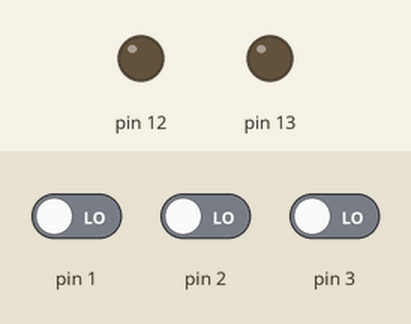
Recording of a sketch running on a simulated Arduino Uno, built with avr-gcc and run on an emulated ATmega328P. Parts: output pins drawn as LEDs (lit = HIGH). The test bench sets the inputs (shaded band); at power-on: pin 1 LOW, pin 2 LOW, pin 3 LOW.

Above: at 1.2 s.
1.3 s: pin 1 driven HIGH
At 2.4 s:
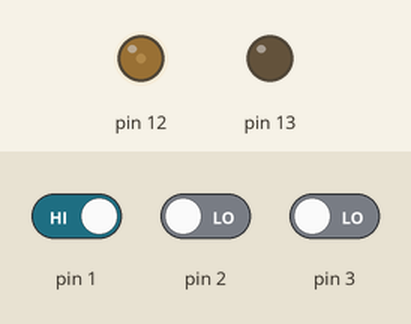
2.8 s: pin 2 driven HIGH
At 3.5 s:
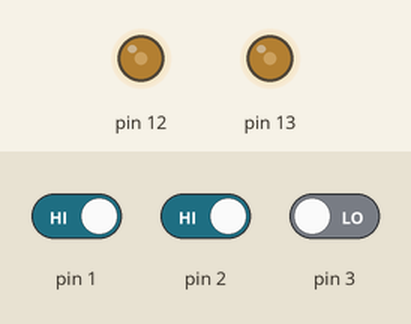
4.3 s: pin 3 driven HIGH
At 5.1 s:
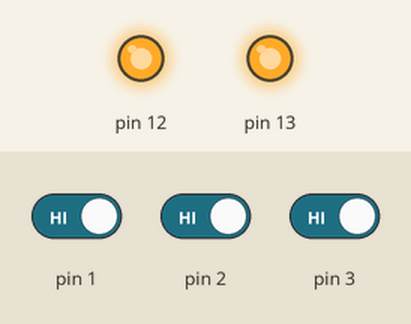
5.8 s: pin 2 driven LOW and pin 3 driven LOW
At 6.3 s:
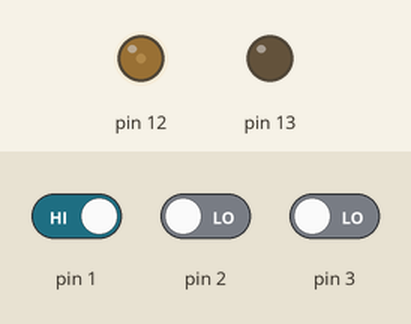
7.3 s: pin 3 driven HIGH
At 8.2 s:
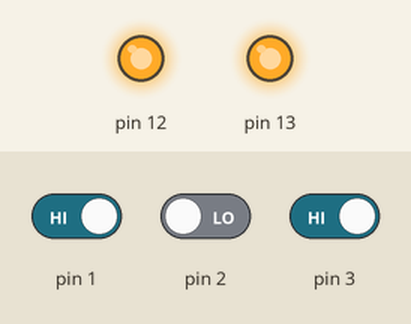
8.8 s: pin 3 driven LOW
At 9.8 s:
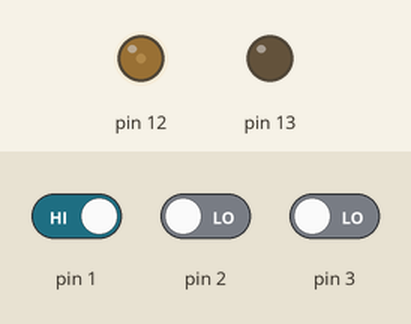
Timing chart, 0 to 11.3 s (numbered marks = the images above; inputs shaded):
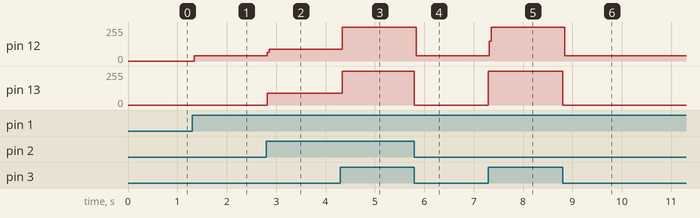

Measured:
- after the input at 1.3 s, pin 12: 0/255 → 40/255 at once
- after the input at 2.8 s, pin 12: 40/255 → 89/255 at once; pin 13: 0/255 → 89/255 at once
- after the input at 4.3 s, pin 12, pin 13: 89/255 → 255/255 at once
- after the input at 5.8 s, pin 12: 255/255 → 40/255 at once; pin 13: 255/255 → 0/255 at once
- after the input at 7.3 s, pin 12: 40/255 → 255/255 at once; pin 13: 0/255 → 255/255 at once
- after the input at 8.8 s, pin 12: 255/255 → 40/255 at once; pin 13: 255/255 → 0/255 at once

The sketch:

Control_de_Motores_con_Botones.ino
```cpp
// C++ code
//

int Adelante = 0; //2
int Izquierda = 0; //1
int Derecha = 0; //3

void setup()
{
  pinMode(12, OUTPUT);
  pinMode(13, OUTPUT);
}

void loop()
{
  Adelante = digitalRead(2);
  Izquierda = digitalRead(1);
  Derecha = digitalRead(3);

  if (Adelante == HIGH)
  {
  digitalWrite(12, HIGH);
  digitalWrite(13, HIGH);
  }
  if (Izquierda == HIGH)
  {
    digitalWrite(12, HIGH);
  }
  if (Derecha == HIGH)
  {
	digitalWrite(13, HIGH);
  }
  else
  {
    digitalWrite(12, LOW);
    digitalWrite(13, LOW);
  }

}
```
